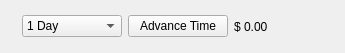
<?xml version="1.0" encoding="UTF-8"?>
<ui version="4.0">
 <class>GameControl</class>
 <widget class="QWidget" name="GameControl">
  <property name="geometry">
   <rect>
    <x>0</x>
    <y>0</y>
    <width>345</width>
    <height>53</height>
   </rect>
  </property>
  <property name="windowTitle">
   <string>Form</string>
  </property>
  <layout class="QGridLayout" name="gridLayout">
   <item row="0" column="0">
    <layout class="QHBoxLayout" name="horizontalLayout">
     <item>
      <spacer name="horizontalSpacer">
       <property name="orientation">
        <enum>Qt::Horizontal</enum>
       </property>
       <property name="sizeHint" stdset="0">
        <size>
         <width>40</width>
         <height>20</height>
        </size>
       </property>
      </spacer>
     </item>
     <item>
      <widget class="QComboBox" name="timeSelectionComboBox">
       <property name="sizePolicy">
        <sizepolicy hsizetype="Fixed" vsizetype="Fixed">
         <horstretch>0</horstretch>
         <verstretch>0</verstretch>
        </sizepolicy>
       </property>
       <property name="minimumSize">
        <size>
         <width>100</width>
         <height>0</height>
        </size>
       </property>
       <property name="maximumSize">
        <size>
         <width>100</width>
         <height>16777215</height>
        </size>
       </property>
       <item>
        <property name="text">
         <string>1 Day</string>
        </property>
       </item>
       <item>
        <property name="text">
         <string>1 Week</string>
        </property>
       </item>
       <item>
        <property name="text">
         <string>1 Month</string>
        </property>
       </item>
       <item>
        <property name="text">
         <string>1 Year</string>
        </property>
       </item>
      </widget>
     </item>
     <item>
      <widget class="QPushButton" name="advanceTimeButton">
       <property name="sizePolicy">
        <sizepolicy hsizetype="Fixed" vsizetype="Fixed">
         <horstretch>0</horstretch>
         <verstretch>0</verstretch>
        </sizepolicy>
       </property>
       <property name="minimumSize">
        <size>
         <width>100</width>
         <height>0</height>
        </size>
       </property>
       <property name="maximumSize">
        <size>
         <width>100</width>
         <height>16777215</height>
        </size>
       </property>
       <property name="text">
        <string>Advance Time</string>
       </property>
      </widget>
     </item>
     <item>
      <widget class="QLabel" name="moneyLabel">
       <property name="minimumSize">
        <size>
         <width>100</width>
         <height>0</height>
        </size>
       </property>
       <property name="maximumSize">
        <size>
         <width>100</width>
         <height>16777215</height>
        </size>
       </property>
       <property name="text">
        <string>$ 0.00</string>
       </property>
      </widget>
     </item>
    </layout>
   </item>
  </layout>
 </widget>
 <resources/>
 <connections/>
</ui>
